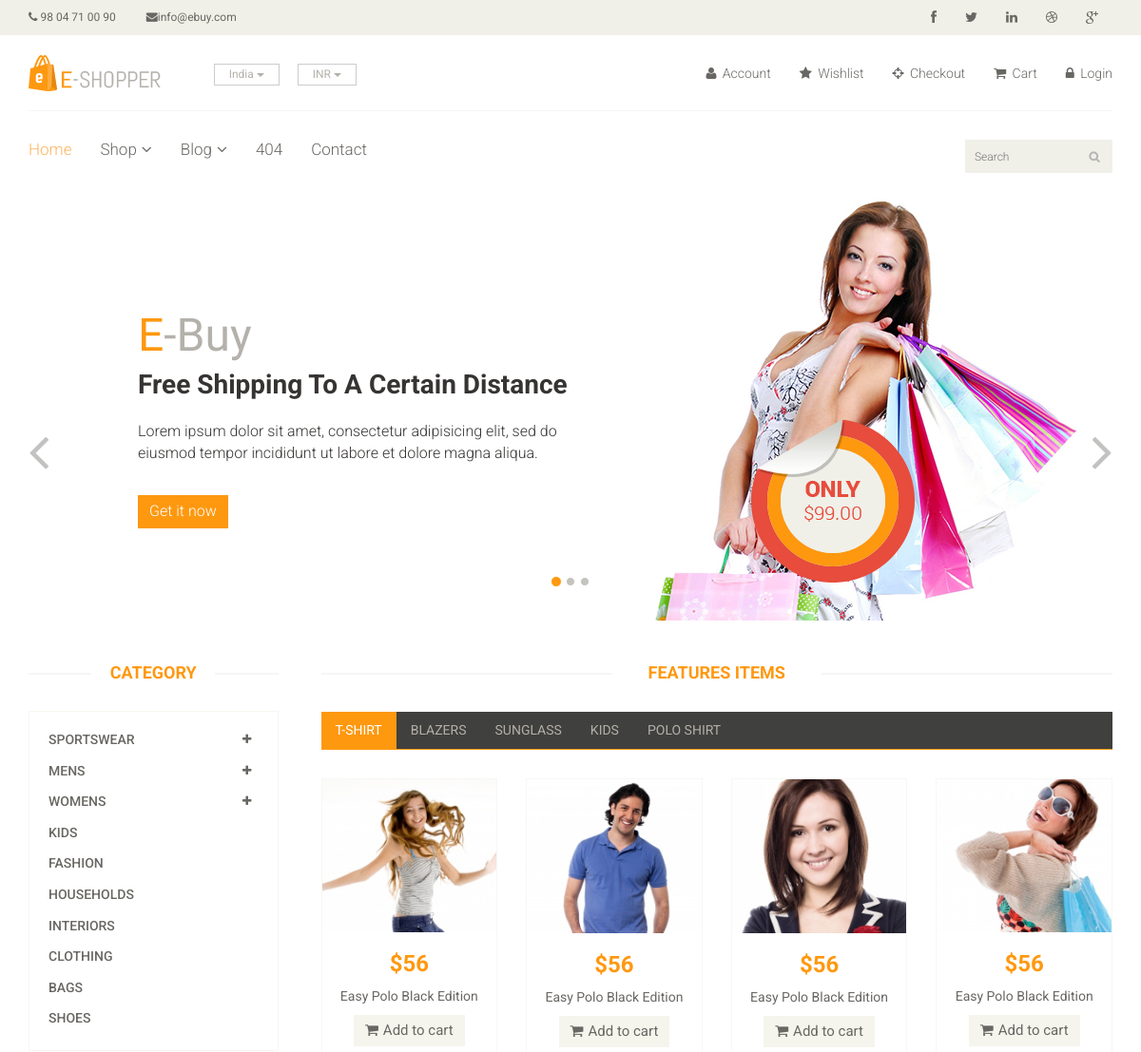
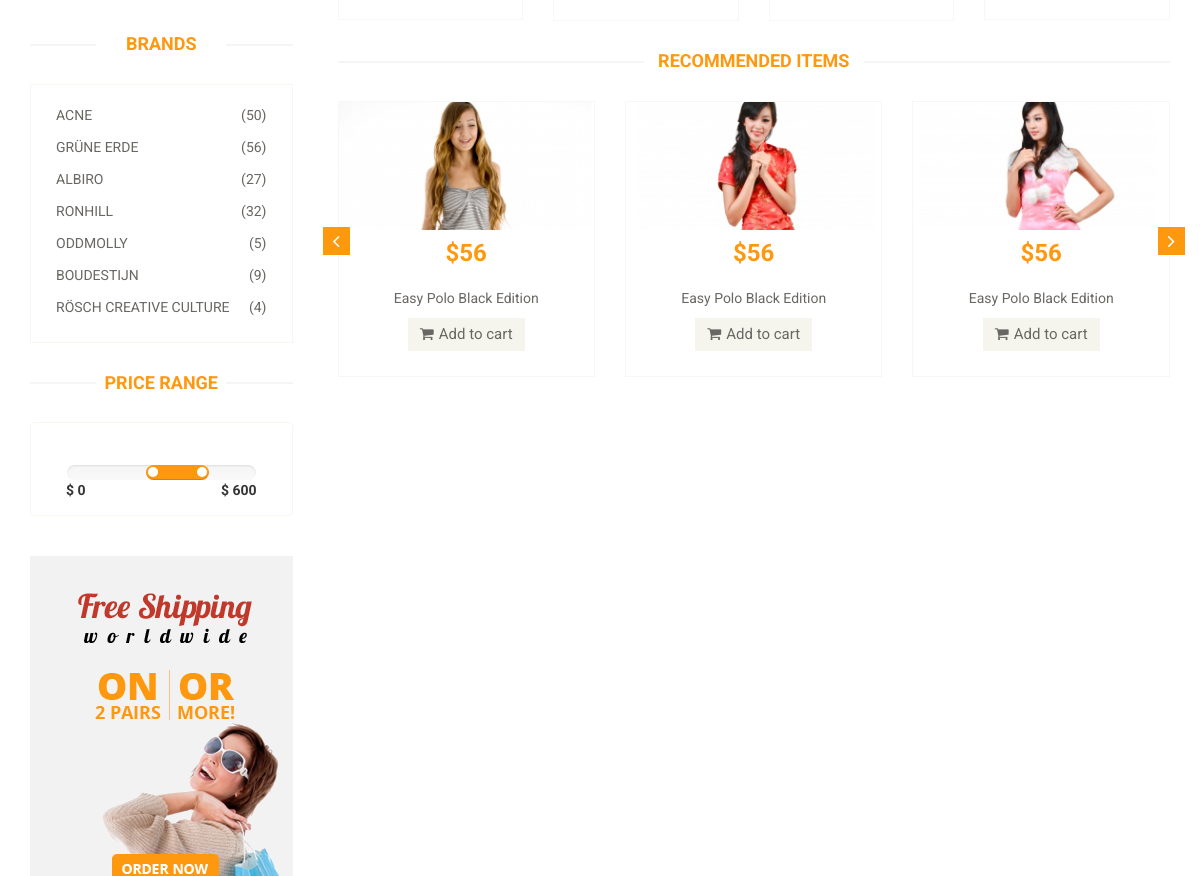
The app's page / (upper part), older data (2 pictures, top to bottom).
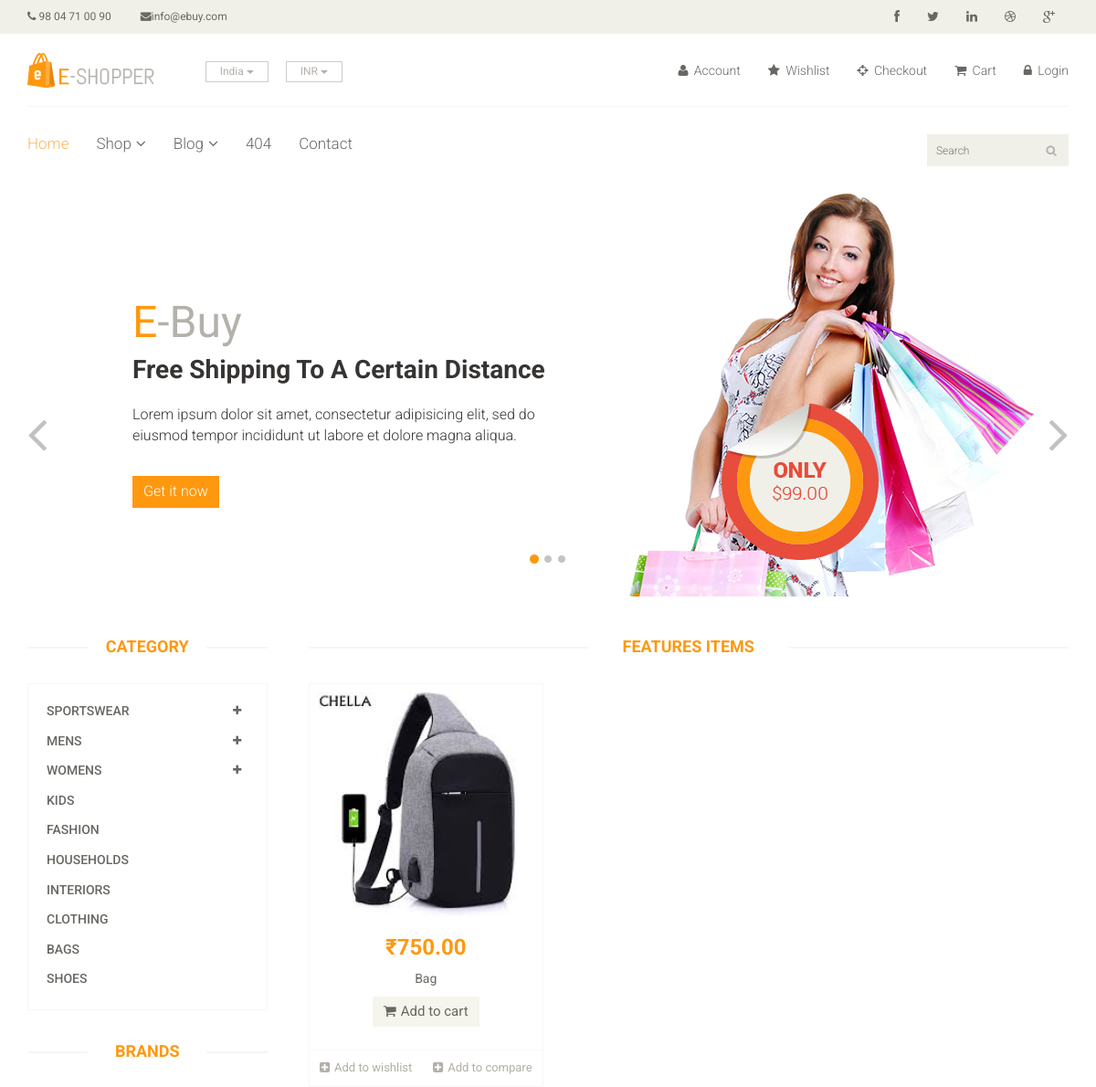
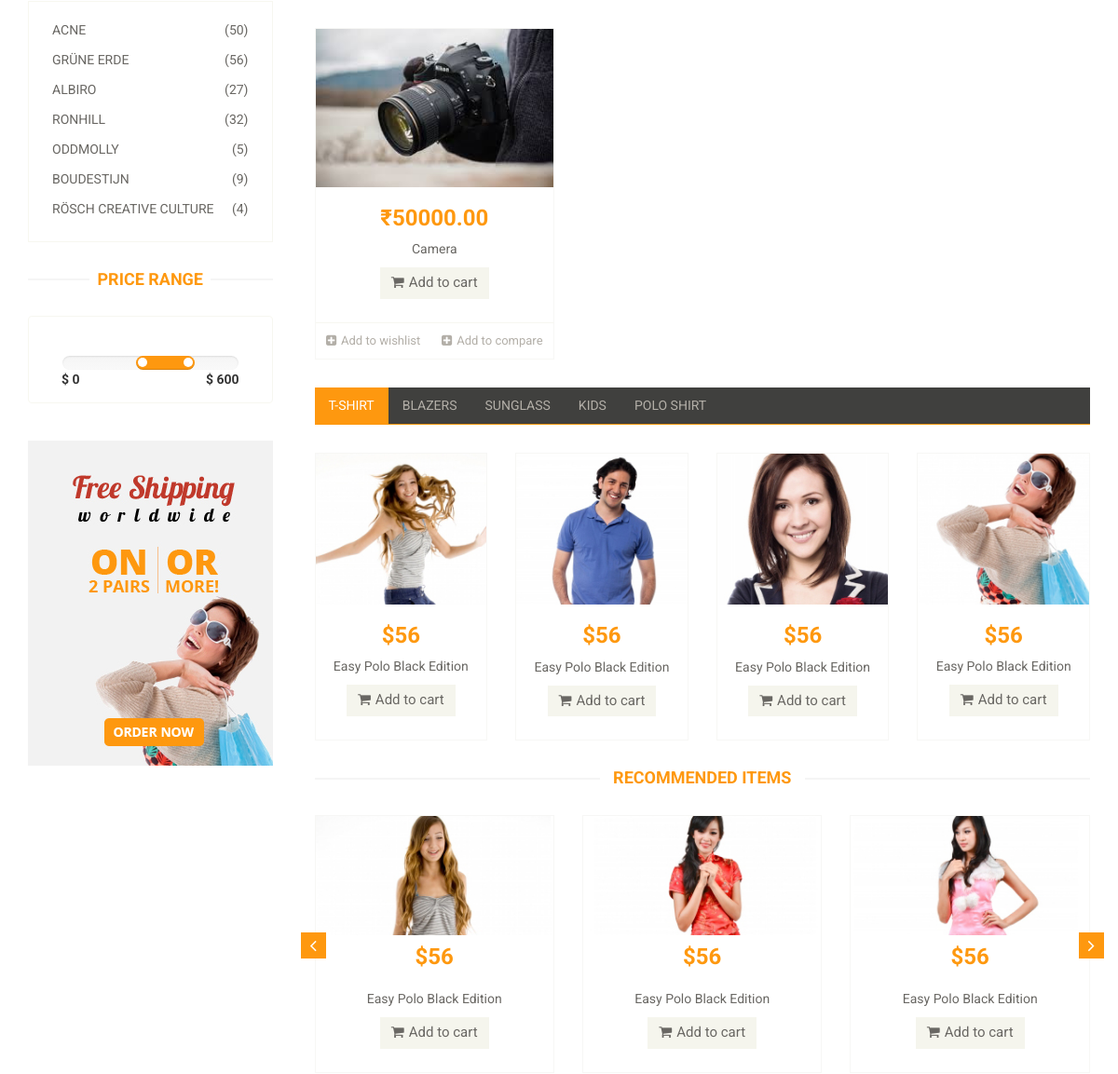
The same page, newer data (2 pictures, top to bottom).
### shop/models.py (models this page shows, shortened)
class Product(models.Model):
    PRODUCT_CHOICES = [
        ('Cosmetics', (
            ('Hair Care', 'Hair Care'),
            ('Skin Care', 'Skin Care'),
            ('Beauty Care', 'Beauty Care'),
            )
        ),
        ('Digital', (
            ('E-Book', 'E-Book'),
            ('Kindle Edition', 'Kindle Edition'),
            ('Software', 'Software'),
            )
        ),
        ('Electronics', (
            ('Monitor', 'Monitor'),
            ('Mouse', 'Mouse'),
            ('Keyboard', 'Keyboard'),
            ('Headphone', 'Headphone'),
            ('Earphone', 'Earphone'),
            ('Laptop', 'Laptop'),
            ('TV', 'TV'),
            ('Pen Drive', 'Pen Drive'),
            ('Router', 'Router'),
            ('AC', 'AC'),
            ('Tablets', 'Tablets'),
            ('Camera', 'Camera'),
            )
        ),
        ('Bag', 'Bag'),
        ('Wallet', 'Wallet'),
        ('T-Shirt', 'T-Shirt'),
        ('Jeans', 'Jeans'),
        ('Wrist Watch', 'Wrist Watch'),
        ('Belt', 'Belt'),
        ('Sunglass', 'Sunglass'),
        ('Shirt', 'Shirt'),
        ('Trouser', 'Trouser'),
        ('Shorts', 'Shorts'),
        ('Book', 'Book'),
        ('None', 'None'),
    ]
    TYPE_CHOICES = [
        ('Wired', 'Wired'),
        ('Wireless', 'Wireless'),
        ('SLR', 'SLR'),
        ('DSLR', 'DSLR'),
        ('None', 'None'),
    ]
    FOR_CHOICES = [
        ('Men', 'Men'),
        ('Women', 'Women'),
        ('Kids', 'Kids'),
        ('Boys', 'Boys'),
        ('Girls', 'Girls'),
        ('All', 'All'),
        ('None', 'None'),
    ]
    title = models.CharField(max_length=255, blank=True)
    price = models.DecimalField(max_digits=8, decimal_places=2, blank=True)
    offer = models.BooleanField(default=False, null=True)
    description = models.TextField(blank=True, null=True)
    category = models.CharField(
        choices=PRODUCT_CHOICES,
        max_length=20,
        blank=True
    )
    sub_category = models.CharField(
        choices=TYPE_CHOICES,
        max_length=20,
        blank=True
    )
    usable_by = models.CharField(choices=FOR_CHOICES, max_length=6, blank=True)
    quantity = models.IntegerField(blank=True, null=True)
    image = models.ImageField(upload_to='products', blank=True)
    added_at = models.DateTimeField(auto_now=True)
    updated_at = models.DateTimeField(auto_now_add=True)

### shop/views.py (the view)
# urls.py: path('', HomeView.as_view(), name='home'),
class HomeView(ListView):
    model = Product
    template_name = 'index.html'

### templates/index.html (shortened to what the changed rows need)
<!DOCTYPE html>
{% load static %}
<html lang="en">
<head>
    <link href="static/css/bootstrap.min.css" rel="stylesheet">
    <link href="static/css/font-awesome.min.css" rel="stylesheet">
    <link href="static/css/prettyPhoto.css" rel="stylesheet">
    <link href="static/css/price-range.css" rel="stylesheet">
    <link href="static/css/animate.css" rel="stylesheet">
	<link href="static/css/main.css" rel="stylesheet">
	<link href="static/css/responsive.css" rel="stylesheet">
</head>
<body>
	<section id="slider">
		<div class="container">
			<div class="row">
				<div class="col-sm-12">
					<div id="slider-carousel" class="carousel slide" data-ride="carousel">
						<div class="carousel-inner">
							<div class="item active">
								<div class="col-sm-6">
									<h1><span>E</span>-Buy</h1>
									<h2>Free Shipping To A Certain Distance</h2>
								</div>
							</div>
						</div>
					</div>
				</div>
			</div>
		</div>
	</section>
	<section>
		<div class="container">
			<div class="row">
				<div class="col-sm-3">
					<div class="left-sidebar">
						<h2>Category</h2>
						<div class="brands_products">
							<h2>Brands</h2>
						</div>
						<div class="price-range">
							<h2>Price Range</h2>
						</div>
					</div>
				</div>
				<div class="col-sm-9 padding-right">
					<div class="features_items">
						<h2 class="title text-center">Features Items</h2>
						<div class="col-sm-4">
							{% for product in object_list %}
							<div class="product-image-wrapper">
								<div class="single-products">
										<div class="productinfo text-center">
											<img src="{{ product.image.url }}" alt="" />
											<h2>&#8377;{{ product.price }}</h2>
											<p>{{ product.title }}</p>
											<a href="#" class="btn btn-default add-to-cart"><i class="fa fa-shopping-cart"></i>Add to cart</a>
										</div>
								</div>
								<div class="choose">
									<ul class="nav nav-pills nav-justified">
										<li><a href="#"><i class="fa fa-plus-square"></i>Add to wishlist</a></li>
										<li><a href="#"><i class="fa fa-plus-square"></i>Add to compare</a></li>
									</ul>
								</div>
							</div>
							{% endfor %}
						</div>
					</div>
					<div class="category-tab">
						<div class="tab-content">
							<div class="tab-pane fade active in" id="tshirt" >
								<div class="col-sm-3">
									<div class="product-image-wrapper">
										<div class="single-products">
											<div class="productinfo text-center">
												<h2>$56</h2>
											</div>
										</div>
									</div>
								</div>
								<div class="col-sm-3">
									<div class="product-image-wrapper">
										<div class="single-products">
											<div class="productinfo text-center">
												<h2>$56</h2>
											</div>
										</div>
									</div>
								</div>
								<div class="col-sm-3">
									<div class="product-image-wrapper">
										<div class="single-products">
											<div class="productinfo text-center">
												<h2>$56</h2>
											</div>
										</div>
									</div>
								</div>
								<div class="col-sm-3">
									<div class="product-image-wrapper">
										<div class="single-products">
											<div class="productinfo text-center">
												<h2>$56</h2>
											</div>
										</div>
									</div>
								</div>
							</div>
						</div>
					</div>
					<div class="recommended_items">
						<h2 class="title text-center">recommended items</h2>
						<div id="recommended-item-carousel" class="carousel slide" data-ride="carousel">
							<div class="carousel-inner">
								<div class="item active">
									<div class="col-sm-4">
										<div class="product-image-wrapper">
											<div class="single-products">
												<div class="productinfo text-center">
													<h2>$56</h2>
												</div>
											</div>
										</div>
									</div>
									<div class="col-sm-4">
										<div class="product-image-wrapper">
											<div class="single-products">
												<div class="productinfo text-center">
													<h2>$56</h2>
												</div>
											</div>
										</div>
									</div>
									<div class="col-sm-4">
										<div class="product-image-wrapper">
											<div class="single-products">
												<div class="productinfo text-center">
													<h2>$56</h2>
												</div>
											</div>
										</div>
									</div>
								</div>
							</div>
						</div>
					</div>
				</div>
			</div>
		</div>
	</section>
</body>
</html>

Row changes from the older to the newer data that the page shows:
added Product: image (picture), price "750.00", title "Bag"
added Product: image (picture), price "50000.00", title "Camera"
